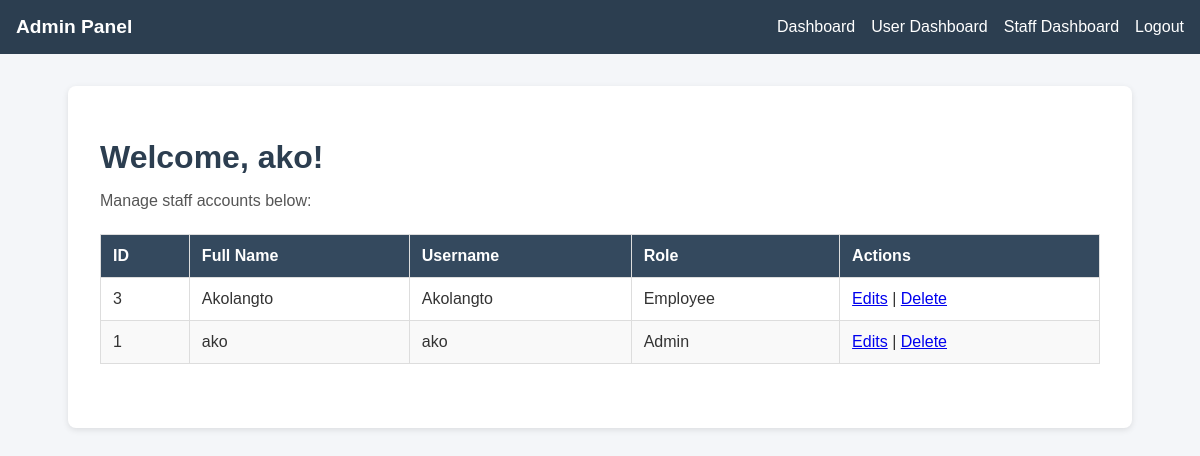
Page /Admin/admin_dashboard.php (signed in) on the committed database.
### tables this page shows
CREATE TABLE `staff` (
  `employee_number` int(11) NOT NULL,
  `employee_name` varchar(100) NOT NULL,
  `password_hash` varchar(255) NOT NULL,
  `role` enum('Admin','Employee') DEFAULT 'Employee'
);

### Admin/admin_dashboard.php (the view, shortened to what this page needs)
<?php
$host = "localhost";
$dbname = "resortreservation";
$username = "root";
$password = "";
try {
    $pdo = new PDO("mysql:host=$host;dbname=$dbname;charset=utf8", $username, $password);
    $pdo->setAttribute(PDO::ATTR_ERRMODE, PDO::ERRMODE_EXCEPTION);
} catch (PDOException $e) {
    die("DB Connection failed: " . $e->getMessage());
}
$stmt = $pdo->query("SELECT * FROM staff ORDER BY employee_number DESC");
$staff = $stmt->fetchAll(PDO::FETCH_ASSOC);
?>
<!DOCTYPE html>
<html lang="en">
<head>
    <link rel="stylesheet" href="css/admincss.css">
</head>
<body>
<div class="navbar">
    <a href="admin_dashboard.php" class="logo">Admin Panel</a>
    <ul>
        <li><a href="admin_dashboard.php">Dashboard</a></li>
        <li><a href="adminmanage.php">User Dashboard</a></li>
        <li><a href="manage_staff.php">Staff Dashboard</a></li>
        <li><a href="logout.php">Logout</a></li>
    </ul>
</div>
<div class="form">
    <h1>Welcome, <?php echo htmlspecialchars($_SESSION['employee_name']); ?>!</h1>
    <p>Manage staff accounts below:</p>
    <table class="reservation-table">
        <thead>
            <tr>
                <th>ID</th>
                <th>Full Name</th>
                <th>Username</th>
                <th>Role</th>
                <th>Actions</th>
            </tr>
        </thead>
        <tbody>
            <?php foreach ($staff as $s): ?>
            <tr>
                <td data-label="employee_number"><?php echo $s['employee_number']; ?></td>
                <td data-label="employee_name"><?php echo htmlspecialchars($s['employee_name']); ?></td>
                 <td data-label="employee_name"><?php echo htmlspecialchars($s['employee_name']); ?></td>
                <td data-label="Role"><?php echo $s['role']; ?></td>
                <td>
                    <a href="update_staff.php?id=<?php echo $s['employee_number']; ?>">Edits</a> |
                    <a href="delete_staff.php?id=<?php echo $s['employee_number']; ?>" onclick="return confirm('Delete this staff account?')">Delete</a>
                </td>
            </tr>
            <?php endforeach; ?>
        </tbody>
    </table>
</div>
</body>
</html>

### Admin/css/admincss.css (style rules this page uses)
body { font-family: Arial, sans-serif; margin: 0; background: #f4f6f9; color: #333; }
.navbar { background-color: #2c3e50; padding: 1rem; display: flex; justify-content: space-between; align-items: center; }
.navbar .logo { color: #fff; font-size: 1.2rem; font-weight: bold; text-decoration: none; }
.navbar ul { list-style: none; display: flex; gap: 1rem; margin: 0; padding: 0; }
.navbar ul li a { color: #fff; text-decoration: none; font-weight: 500; }
.form { max-width: 1000px; margin: 2rem auto; background: #fff; padding: 2rem; border-radius: 8px; box-shadow: 0 2px 6px rgba(0,0,0,0.1); }
.form h1 { margin-bottom: 1rem; color: #2c3e50; }
.form p { margin-bottom: 1.5rem; color: #555; }
.reservation-table { width: 100%; border-collapse: collapse; margin-bottom: 2rem; }
.reservation-table th, .reservation-table td { border: 1px solid #ddd; padding: 0.75rem; text-align: left; }
.reservation-table th { background-color: #34495e; color: #fff; }
.reservation-table tr:nth-child(even) { background-color: #f9f9f9; }

### rows in the picture
staff: employee_number "3", employee_name "Akolangto", role "Employee"
staff: employee_number "1", employee_name "ako", role "Admin"

### other values in the picture
$_SESSION['employee_name'] "ako"
